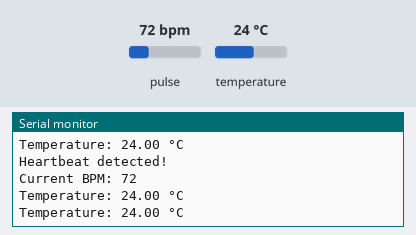
This sketch was run on a simulated ESP32. Parts: the last lines printed to the serial monitor. The test bench sets the inputs (shaded band); at power-on: pulse 72 bpm, temperature 24 °C. WiFi joins after 1.5 s; servers stay silent unless stated.

Above: at 3.7 s.
3.8 s: pulse set to 42 bpm
At 4.52 s:
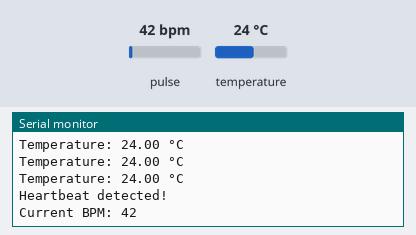
5.3 s: temperature set to 12 °C
At 5.34 s:
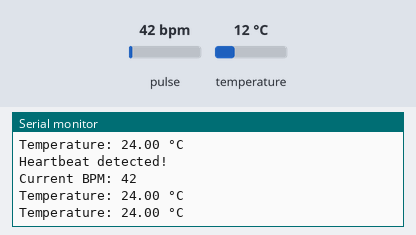
6.8 s: pulse set to 70 bpm
At 7.45 s:
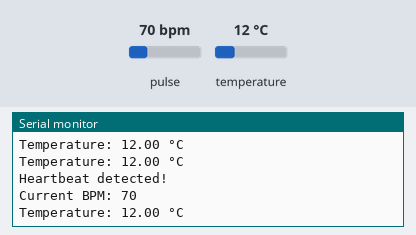
Timing chart, 0 to 9.8 s (numbered marks = the images above; inputs shaded):
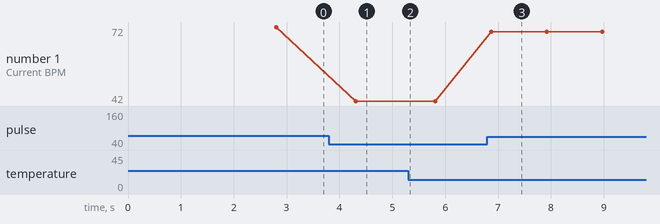

The sketch:

Wristband.ino
```cpp
#include <Wire.h>
#include <Adafruit_Sensor.h>
#include <Adafruit_BMP280.h>
#include <ESP32Firebase.h>
#include <PulseSensorPlayground.h>

#define WIFI_SSID "xxxxxxxxxxxxxxxxxxx"
#define WIFI_PASSWORD "xxxxxxxxxxxxxxxxx"
#define REFERENCE_URL "xxxxxxxxxxxxxxxxxxxxxxxxxxxxxxxxxx"

// Define the I2C pins for ESP32
#define CUSTOM_SDA_PIN 21
#define CUSTOM_SCL_PIN 22

PulseSensorPlayground pulseSensor;

Firebase firebase(REFERENCE_URL);

Adafruit_BMP280 bmp280; // Create an instance of the BMP280 class

void setup() {
  Serial.begin(115200); // Initialize the serial communication
   WiFi.mode(WIFI_STA);
  WiFi.disconnect();
  delay(1000);

  // Connect to WiFi
  Serial.println();
  Serial.println();
  Serial.print("Connecting to: ");
  Serial.println(WIFI_SSID);
  WiFi.begin(WIFI_SSID, WIFI_PASSWORD);

  while (WiFi.status() != WL_CONNECTED) {
    delay(500);
    Serial.print("-");
  }

  Serial.println("");
  Serial.println("WiFi Connected");

  Serial.print("IP Address: ");
  Serial.print("http://");
  Serial.print(WiFi.localIP());
  Serial.println("/");


  Wire.begin(CUSTOM_SDA_PIN, CUSTOM_SCL_PIN);

  Serial.println("I2C Initialized");

  if (!bmp280.begin(0x76)) { // Initialize the BMP280 sensor with the default I2C address
    Serial.println("Could not find a valid BMP280 sensor, check wiring or address!");
    while (1); // Stay in a loop if the sensor is not found
  }

  bmp280.setSampling(Adafruit_BMP280::MODE_NORMAL,
                     Adafruit_BMP280::SAMPLING_X2, // Temperature sampling
                     Adafruit_BMP280::SAMPLING_X16, // Pressure sampling
                     Adafruit_BMP280::FILTER_X16,
                     Adafruit_BMP280::STANDBY_MS_500);

  pulseSensor.analogInput(34); // Set the analog pin used for the pulse sensor
  pulseSensor.setThreshold(550); // Set the threshold for detecting pulses
  pulseSensor.begin(); // Initialize the pulse sensor
}

void loop() {
  float temperature = bmp280.readTemperature(); // Read the temperature from the sensor
    // Convert temperature to a string with two decimal points
  String temperatureString = String(temperature, 2);

  Serial.print("Temperature: ");
  Serial.print(temperature);
  Serial.println(" °C"); // Print the temperature to the serial monitor

  firebase.setString("numbers/number3", temperatureString);
  if(temperature > 38){
    firebase.setInt("sensors/sensor3", 1);
  }else{
    firebase.setInt("sensors/sensor3", 0);
  }

  int bpm = pulseSensor.getBeatsPerMinute(); // Get the current BPM
  if (pulseSensor.sawStartOfBeat()) { // If a beat is detected
    Serial.println("Heartbeat detected!");
    Serial.print("Current BPM: ");
    Serial.println(bpm);
    firebase.setInt("numbers/number1", bpm);
  }


  if(bpm > 120){
    firebase.setInt("sensors/sensor1", 1);
  }else{
    firebase.setInt("sensors/sensor1", 0);
  }
}
```

Measured:
- after the input at 3.8 s, the serial monitor: prints a new line after 0.51 s (image 1)
- after the input at 6.8 s, the serial monitor: prints a new line after 0.07 s (image 3)
- plotted number 1: 72 → 42 after the input at 3.8 s, 42 → 70 after the input at 6.8 s
